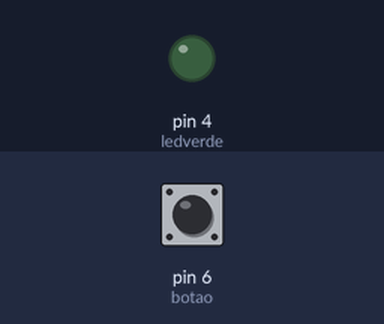
Bench run of a sketch on a simulated Arduino Uno, built with avr-gcc and run on an emulated ATmega328P. On the bench: output pins drawn as LEDs (lit = HIGH). Dashed ring = blinking. The inputs (shaded band) are chosen by the test bench; at power-on: pin 6 (botao) LOW.

Above: at 1.2 s.
1.3 s: pin 6 (botao) pulled HIGH for 0.15 s
At 1.51 s:
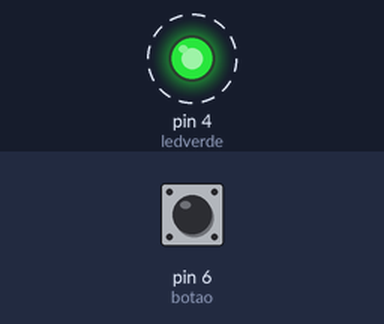
Timing chart, 0 to 10.4 s (numbered marks = the images above; inputs shaded):
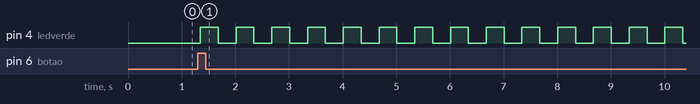

Measured:
- after the input at 1.3 s, pin 4 (ledverde): alternates HIGH for 0.33 s and LOW for 0.33 s, starting after 0.05 s

The sketch:

Exercicio07.ino
```cpp
int ledverde, botao, estadobotao, clickbotao;
int tempovariado;
int tempoanterior;
int i=0;

unsigned long agora = 0;


void setup(){

ledverde = 4;
botao = 6;

pinMode(4, OUTPUT);
pinMode(6, INPUT);
estadobotao=0;
clickbotao=0;

}

void loop(){

  if(i>=1){

      tempoanterior=millis();

    while (millis() < tempoanterior+(1000/i)){


      digitalWrite(ledverde, 1);

      if(digitalRead(botao)==1){

        i++;
        delay(50);

  	    }

	    }

        tempoanterior=millis();

  while (millis() < tempoanterior+(1000/i)){

    digitalWrite(ledverde, 0);

      if (digitalRead(botao)== 1){

        i++;
        delay(50);

      }

  	}

  }
    else{

      if(digitalRead(botao)){
      i++;
          delay(50);


  }
}
}
```
